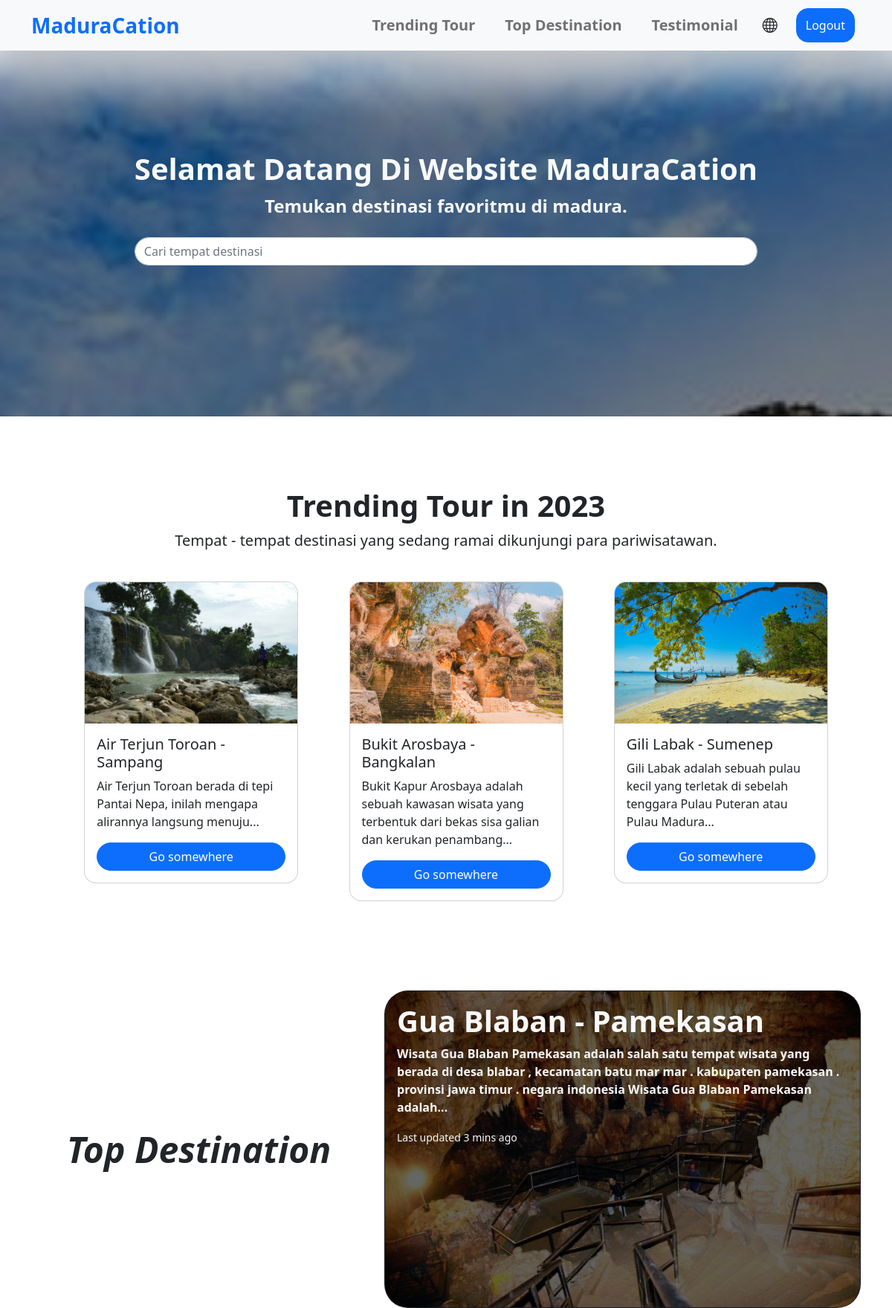
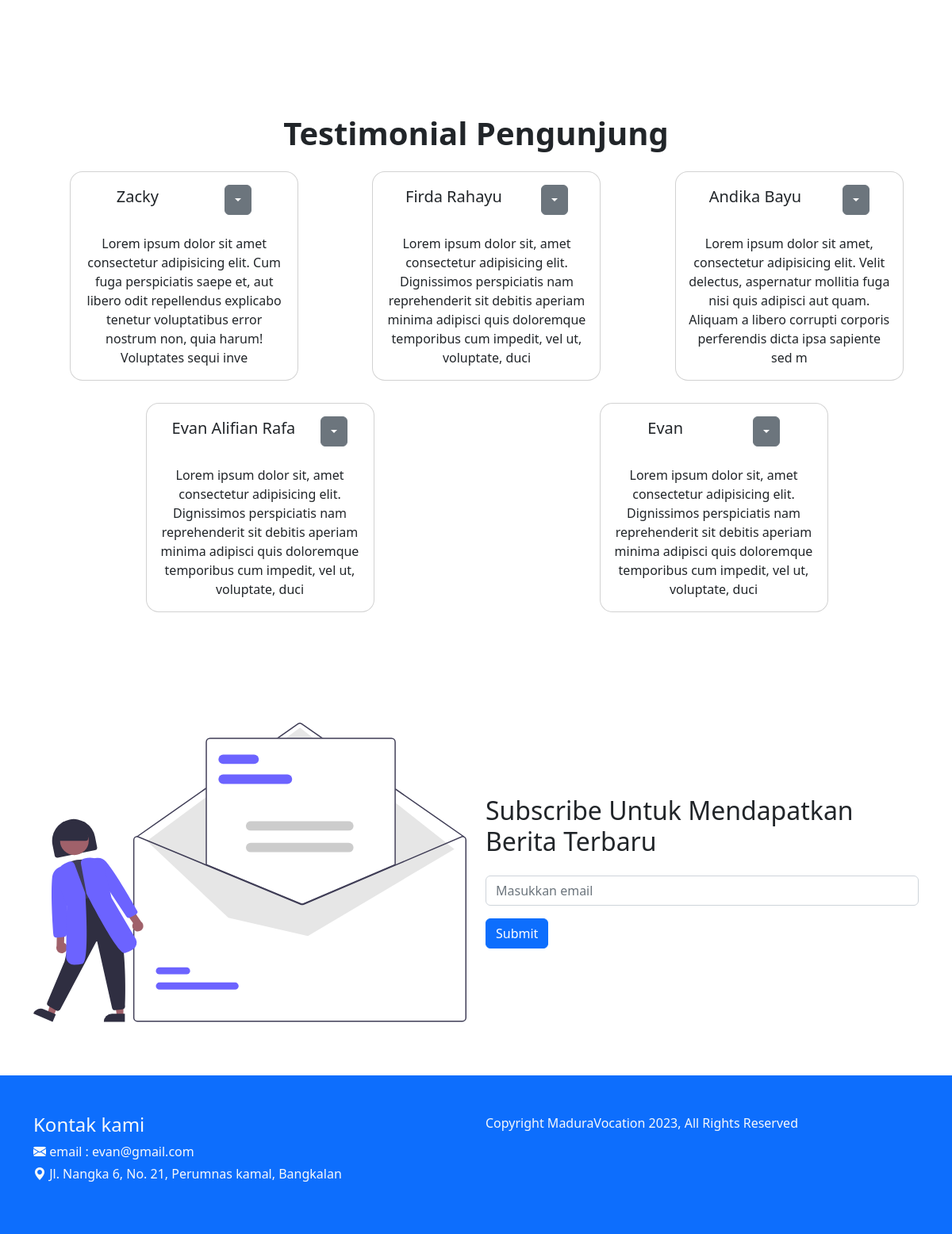
The app's page /index.php (signed in) with its own data (2 pictures, top to bottom).
### tables this page shows
CREATE TABLE `overview` (
  `id` int(11) NOT NULL,
  `nama` varchar(100) NOT NULL,
  `gambar` varchar(100) NOT NULL,
  `deskripsi` text NOT NULL,
  `keterangan` varchar(20) NOT NULL,
  `link` varchar(50) NOT NULL
);

CREATE TABLE `testimoni` (
  `id` int(11) NOT NULL,
  `namaUser` varchar(100) NOT NULL,
  `komentar` varchar(200) NOT NULL
);

### functions.php (called while the page is built, shortened)
<?php
$connDB = mysqli_connect("localhost", "root", "", "pariwisata2");
function query($query) {
  global $connDB;
  $result = mysqli_query($connDB, $query);
  $data = [];
  while($wisata = mysqli_fetch_assoc($result)) {
    $data[] = $wisata;
  }
  return $data;
};

### index.php (the view, shortened to what this page needs)
<?php
require 'functions.php';
$topTrending = query("SELECT * FROM overview WHERE keterangan = 'trending' LIMIT 3");
$topFirst = query("SELECT * FROM overview WHERE keterangan = 'top' LIMIT 1");
$testimoni = query("SELECT * FROM testimoni");
?>
<!DOCTYPE html>
<html lang="en">
<head>
  <link rel="stylesheet" href="css/bootstrap.css">
  <link rel="stylesheet" href="https://cdn.jsdelivr.net/npm/bootstrap-icons@1.10.3/font/bootstrap-icons.css">
  <link rel="stylesheet" href="style.css">
</head>
<body>
  <nav class="navbar navbar-expand-lg fixed-top bg-light navbar-light shadow-lg">
    <div class="container">
      <a class="navbar-brand fw-bold fs-3 text-primary" href="#">MaduraCation</a>
      <div class="offcanvas offcanvas-end" tabindex="-1" id="offcanvasExample" aria-labelledby="offcanvasExampleLabel">
        <div class="offcanvas-body ms-lg-auto">
          <div class="navbar-nav">
            <a class="nav-link fs-5 me-lg-4 fw-bold" href="#trending-tour">Trending Tour</a>
            <a class="nav-link fs-5 me-lg-4 fw-bold" href="#top-destination">Top Destination</a>
            <a class="nav-link fs-5 me-lg-4 fw-bold" href="#testimonial">Testimonial</a>
            <button class="language btn d-flex align-items-center gap-2 p-0 fw-semibold me-lg-4 py-2 py-lg-0">
              <i class="bi bi-globe fs-5"></i>
            </button>
            <a class="btn btn-primary my-3 my-lg-0 me-lg-2 rounded-4 d-flex align-items-center" href="logout.php">Logout</a>
          </div>
        </div>
      </div>
    </div>
  </nav>
  <header class="header-home">
    <div class="container h-100 d-flex justify-content-center align-items-center">
      <div class="row">
        <div class="col text-center text-light">
          <h1 class="fw-bold mb-2">Selamat Datang Di Website <span>MaduraCation</span></h1>
          <p class="fs-4 fw-semibold mb-4">Temukan destinasi favoritmu di madura.</p>
          <form>
            <input type="text" class="form-control rounded-pill" id="text" placeholder="Cari tempat destinasi">
          </form>
        </div>
      </div>
    </div>
  </header>
  <div class="trending-tour" id="trending-tour">
    <div class="container">
      <div class="row mb-4">
        <div class="col text-center">
          <h2 class="fs-1 fw-bold">Trending Tour in 2023</h2>
          <p class="fs-5">Tempat - tempat destinasi yang sedang ramai dikunjungi para pariwisatawan.</p>
        </div>
      </div>
      <div class="row justify-content-center justify-content-sm-evenly">
        <?php foreach($topTrending as $item) :?>
        <div class="col-lg-3 col-sm-5 mb-4">
          <div class="card small-card rounded-4 overflow-hidden">
            <img src="images/<?= $item["gambar"];?>" class="card-img-top" alt="Air Terjun Toroan">
            <div class="card-body">
              <h5 class="card-title"><?= $item["nama"];?></h5>
              <p class="card-text"><?= $item["deskripsi"];?></p>
              <a href="<?= $item["link"];?>.php" class="btn btn-primary w-100 rounded-pill">Go somewhere</a>
            </div>
          </div>
        </div>
        <?php endforeach;?>
      </div>
    </div>
  </div>
  <div class="top-destination container" id="top-destination">
    <div class="row align-items-center">
      <div class="col-lg-5 text-center">
        <h2 class="fw-bold display-5 mb-3 mb-lg-0 fst-italic">Top Destination</h2>
      </div>
      <div class="col-lg-7">
        <a href="gualaban.php">
          <?php foreach($topFirst as $item) :?>
          <div class="card text-bg-dark rounded-5 overflow-hidden">
            <img src="images/<?= $item["gambar"];?>" class="card-img" alt="Gua Blaban - Pamekasan" style="filter: brightness(40%);">
            <div class="card-img-overlay">
              <h1 class="card-title fw-bolder text-light"><?= $item["nama"];?></h1>
              <p class="card-text fw-semibold text-light"><?= $item["deskripsi"];?></p>
              <p class="card-text text-light"><small>Last updated 3 mins ago</small></p>
            </div>
          </div>
          <?php endforeach;?>
        </a>
      </div>
    </div>
  </div>
  <div class="testimonial container my-5" id="testimonial">
    <div class="row mb-3">
      <div class="col text-center">
        <h2 class="fs-1 fw-bold">Testimonial Pengunjung</h2>
      </div>
    </div>
    <div class="row justify-content-sm-around justify-content-center gap-1">
      <?php foreach($testimoni as $item) :?>
      <div class="col-lg-3 col-sm-5 mb-4">
        <div class="card small-card rounded-4 overflow-hidden">
          <div class="card-body text-center">
            <div class="header mb-4 d-flex justify-content-around align-items-center">
              <h5 class="card-titl"><?= $item["namaUser"];?></h5>
              <div class="dropdown">
                <button class="btn btn-secondary dropdown-toggle" type="button" data-bs-toggle="dropdown" aria-expanded="false" role="button"></button>
              </div>
            </div>
            <p class="card-text"><?= $item["komentar"];?></p>
          </div>
        </div>
      </div>
      <?php endforeach;?>
    </div>
  </div>
  <div class="subscribe container">
    <div class="row align-items-center d-flex flex-column flex-sm-row">
      <div class="col">
      </div>
      <div class="col mb-5 mb-sm-0">
        <h2>Subscribe Untuk Mendapatkan Berita Terbaru</h2>
        <form action="" method="post">
          <input type="email" class="form-control mt-4 mb-3" id="email" placeholder="Masukkan email" name="email" required>
          <button type="submit" class="btn btn-primary" name="submit">Submit</button>
        </form>
      </div>
    </div>
  </div>
  <footer class="bg-primary text-light py-5">
    <div class="container">
      <div class="row flex-column flex-sm-row">
        <div class="col">
          <h4>Kontak kami</h4>
          <p class="mb-1"><i class="bi bi-envelope-fill"></i> email : evan@gmail.com</p>
          <p><i class="bi bi-geo-alt-fill"></i> Jl. Nangka 6, No. 21, Perumnas kamal, Bangkalan</p>
        </div>
        <div class="col text-center text-sm-start mt-5 mt-sm-0">
          <p>Copyright MaduraVocation 2023, All Rights Reserved</p>
        </div>
      </div>
    </div>
  </footer>
</body>
</html>

### style.css (style rules this page uses)
.rounded-4 { border-radius: 15px; }
.rounded-5 { border-radius: 20px; }
.trending-tour, .top-destination, .testimonial { padding-top: 6rem; }
.navbar { transition: .3s; }
header.header-home { height: 70vh; position: relative; box-shadow: inset 0 200px 80px -100px white; }
header.header-home::before { content: ""; position: absolute; top: 0; left: 0; width: 100%; height: 100%; background-image: url(images/Bukit\ Jaddih\ -\ Bangkalan-1.jpg); background-repeat: no-repeat; background-size: cover; background-position: center -150px; background-attachment: fixed; filter: brightness(50%); z-index: -999; }
@media (min-width: 576px) { header.header-home::before { background-position: center 0; } }
@media (min-width: 576px) { .card.small-card { width: 18rem; } }

### records on screen
overview: gambar (picture), nama "Air Terjun Toroan - Sampang", deskripsi "Air Terjun Toroan berada di tepi Pantai Nepa, inilah mengapa alirannya langsung menuju..."
overview: gambar (picture), nama "Bukit Arosbaya - Bangkalan", deskripsi "Bukit Kapur Arosbaya adalah sebuah kawasan wisata yang terbentuk dari bekas sisa galian dan kerukan penambang..."
overview: gambar (picture), nama "Gili Labak - Sumenep", deskripsi "Gili Labak adalah sebuah pulau kecil yang terletak di sebelah tenggara Pulau Puteran atau Pulau Madura..."
overview: gambar (picture), nama "Gua Blaban - Pamekasan", deskripsi "Wisata Gua Blaban Pamekasan adalah salah satu tempat wisata yang berada di desa blabar , kecamatan batu mar mar . kabupaten pamekasan . provinsi jawa timur . negara indonesia Wisata Gua Blaban Pamekasan adalah..."
testimoni: namaUser "Zacky", komentar "Lorem ipsum dolor sit amet consectetur adipisicing elit. Cum fuga perspiciatis saepe et, aut libero odit repellendus explicabo tenetur voluptatibus error nostrum non, quia harum! Voluptates sequi inve"
testimoni: namaUser "Firda Rahayu", komentar "Lorem ipsum dolor sit, amet consectetur adipisicing elit. Dignissimos perspiciatis nam reprehenderit sit debitis aperiam minima adipisci quis doloremque temporibus cum impedit, vel ut, voluptate, duci"
testimoni: namaUser "Andika Bayu", komentar "Lorem ipsum dolor sit amet, consectetur adipisicing elit. Velit delectus, aspernatur mollitia fuga nisi quis adipisci aut quam. Aliquam a libero corrupti corporis perferendis dicta ipsa sapiente sed m"
testimoni: namaUser "Evan Alifian Rafa", komentar "Lorem ipsum dolor sit, amet consectetur adipisicing elit. Dignissimos perspiciatis nam reprehenderit sit debitis aperiam minima adipisci quis doloremque temporibus cum impedit, vel ut, voluptate, duci"
testimoni: namaUser "Evan", komentar "Lorem ipsum dolor sit, amet consectetur adipisicing elit. Dignissimos perspiciatis nam reprehenderit sit debitis aperiam minima adipisci quis doloremque temporibus cum impedit, vel ut, voluptate, duci"
